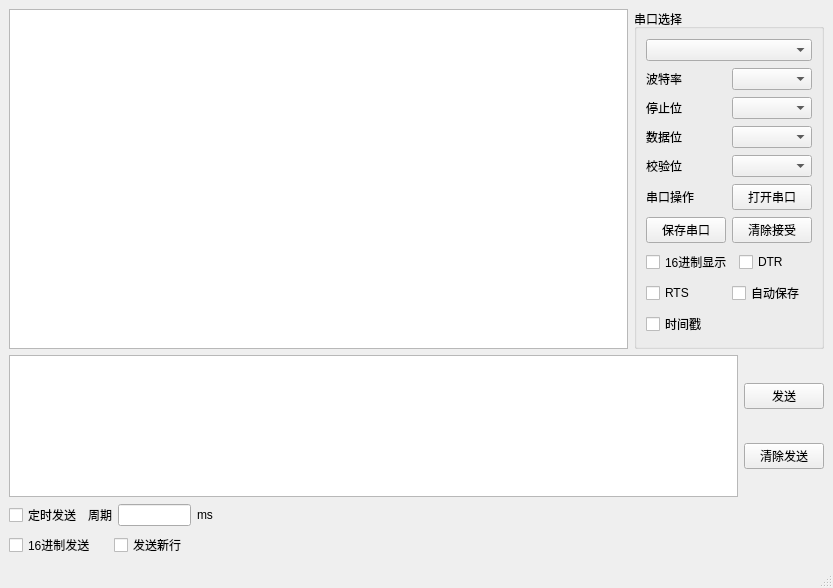
<?xml version="1.0" encoding="UTF-8"?>
<ui version="4.0">
 <class>MainWindow</class>
 <widget class="QMainWindow" name="MainWindow">
  <property name="geometry">
   <rect>
    <x>0</x>
    <y>0</y>
    <width>833</width>
    <height>588</height>
   </rect>
  </property>
  <property name="windowTitle">
   <string>MainWindow</string>
  </property>
  <widget class="QWidget" name="centralwidget">
   <layout class="QVBoxLayout" name="verticalLayout_5">
    <item>
     <layout class="QHBoxLayout" name="horizontalLayout_9">
      <item>
       <widget class="QTextEdit" name="serialShowEdt">
        <property name="minimumSize">
         <size>
          <width>0</width>
          <height>340</height>
         </size>
        </property>
       </widget>
      </item>
      <item>
       <widget class="QGroupBox" name="groupBox">
        <property name="title">
         <string>串口选择</string>
        </property>
        <layout class="QVBoxLayout" name="verticalLayout">
         <item>
          <widget class="QComboBox" name="portsComboBox"/>
         </item>
         <item>
          <layout class="QHBoxLayout" name="horizontalLayout">
           <item>
            <widget class="QLabel" name="label_2">
             <property name="text">
              <string>波特率</string>
             </property>
            </widget>
           </item>
           <item>
            <widget class="QComboBox" name="baudRateComboBox"/>
           </item>
          </layout>
         </item>
         <item>
          <layout class="QHBoxLayout" name="horizontalLayout_2">
           <item>
            <widget class="QLabel" name="label_3">
             <property name="text">
              <string>停止位</string>
             </property>
            </widget>
           </item>
           <item>
            <widget class="QComboBox" name="stopComboBox"/>
           </item>
          </layout>
         </item>
         <item>
          <layout class="QHBoxLayout" name="horizontalLayout_3">
           <item>
            <widget class="QLabel" name="label_4">
             <property name="text">
              <string>数据位</string>
             </property>
            </widget>
           </item>
           <item>
            <widget class="QComboBox" name="byteBitsComboBox"/>
           </item>
          </layout>
         </item>
         <item>
          <layout class="QHBoxLayout" name="horizontalLayout_4">
           <item>
            <widget class="QLabel" name="label_5">
             <property name="text">
              <string>校验位</string>
             </property>
            </widget>
           </item>
           <item>
            <widget class="QComboBox" name="checkComboBox"/>
           </item>
          </layout>
         </item>
         <item>
          <layout class="QHBoxLayout" name="horizontalLayout_5">
           <item>
            <widget class="QLabel" name="label_6">
             <property name="text">
              <string>串口操作</string>
             </property>
            </widget>
           </item>
           <item>
            <widget class="QPushButton" name="openSerialBtn">
             <property name="text">
              <string>打开串口</string>
             </property>
            </widget>
           </item>
          </layout>
         </item>
         <item>
          <layout class="QHBoxLayout" name="horizontalLayout_6">
           <item>
            <widget class="QPushButton" name="saveSerialBtn">
             <property name="text">
              <string>保存串口</string>
             </property>
            </widget>
           </item>
           <item>
            <widget class="QPushButton" name="clearAcceptBtn">
             <property name="text">
              <string>清除接受</string>
             </property>
            </widget>
           </item>
          </layout>
         </item>
         <item>
          <layout class="QHBoxLayout" name="horizontalLayout_7">
           <item>
            <widget class="QCheckBox" name="hexShowCheckBox">
             <property name="text">
              <string>16进制显示</string>
             </property>
            </widget>
           </item>
           <item>
            <widget class="QCheckBox" name="dtrCheckBox">
             <property name="text">
              <string>DTR</string>
             </property>
            </widget>
           </item>
          </layout>
         </item>
         <item>
          <layout class="QHBoxLayout" name="horizontalLayout_8">
           <item>
            <widget class="QCheckBox" name="rtsCheckBox">
             <property name="text">
              <string>RTS</string>
             </property>
            </widget>
           </item>
           <item>
            <widget class="QCheckBox" name="autoSaveCheckBox">
             <property name="text">
              <string>自动保存</string>
             </property>
            </widget>
           </item>
          </layout>
         </item>
         <item>
          <widget class="QCheckBox" name="tsCheckBox">
           <property name="text">
            <string>时间戳</string>
           </property>
          </widget>
         </item>
        </layout>
       </widget>
      </item>
     </layout>
    </item>
    <item>
     <layout class="QHBoxLayout" name="horizontalLayout_10">
      <item>
       <widget class="QTextEdit" name="textEdit_2">
        <property name="minimumSize">
         <size>
          <width>0</width>
          <height>100</height>
         </size>
        </property>
       </widget>
      </item>
      <item>
       <layout class="QVBoxLayout" name="verticalLayout_2">
        <item>
         <widget class="QPushButton" name="pushButton_5">
          <property name="text">
           <string>发送</string>
          </property>
         </widget>
        </item>
        <item>
         <widget class="QPushButton" name="pushButton_6">
          <property name="text">
           <string>清除发送</string>
          </property>
         </widget>
        </item>
       </layout>
      </item>
     </layout>
    </item>
    <item>
     <layout class="QHBoxLayout" name="horizontalLayout_13" stretch="1,3">
      <item>
       <layout class="QVBoxLayout" name="verticalLayout_4">
        <item>
         <layout class="QHBoxLayout" name="horizontalLayout_11">
          <item>
           <widget class="QCheckBox" name="checkBox_6">
            <property name="text">
             <string>定时发送</string>
            </property>
           </widget>
          </item>
          <item>
           <widget class="QLabel" name="label_7">
            <property name="text">
             <string>周期</string>
            </property>
           </widget>
          </item>
          <item>
           <widget class="QLineEdit" name="lineEdit"/>
          </item>
          <item>
           <widget class="QLabel" name="label_8">
            <property name="text">
             <string>ms</string>
            </property>
           </widget>
          </item>
         </layout>
        </item>
        <item>
         <layout class="QHBoxLayout" name="horizontalLayout_12">
          <item>
           <widget class="QCheckBox" name="checkBox_7">
            <property name="text">
             <string>16进制发送</string>
            </property>
           </widget>
          </item>
          <item>
           <widget class="QCheckBox" name="checkBox_8">
            <property name="text">
             <string>发送新行</string>
            </property>
           </widget>
          </item>
         </layout>
        </item>
       </layout>
      </item>
      <item>
       <spacer name="horizontalSpacer">
        <property name="orientation">
         <enum>Qt::Horizontal</enum>
        </property>
        <property name="sizeHint" stdset="0">
         <size>
          <width>40</width>
          <height>20</height>
         </size>
        </property>
       </spacer>
      </item>
     </layout>
    </item>
   </layout>
  </widget>
  <widget class="QMenuBar" name="menubar">
   <property name="geometry">
    <rect>
     <x>0</x>
     <y>0</y>
     <width>833</width>
     <height>23</height>
    </rect>
   </property>
  </widget>
  <widget class="QStatusBar" name="statusbar"/>
 </widget>
 <resources/>
 <connections/>
</ui>
